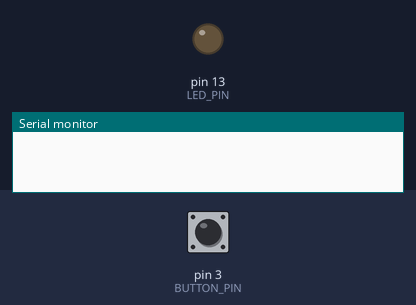
A sketch run on a simulated Arduino Uno, built with avr-gcc and run on an emulated ATmega328P. On the bench: output pins drawn as LEDs (lit = HIGH), the last lines printed to the serial monitor. The test bench sets the inputs (shaded band); at power-on: pin 3 (BUTTON_PIN) HIGH.

Above: at 1.2 s.
1.3 s: pin 3 (BUTTON_PIN) pulled LOW for 3.2 s
At 1.8 s:
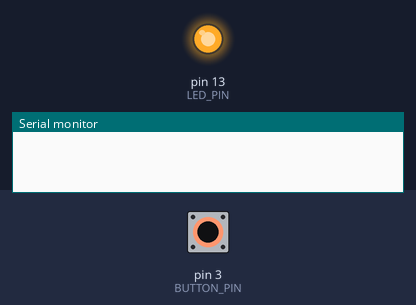
6.0 s: pin 3 (BUTTON_PIN) driven LOW
At 6.6 s:
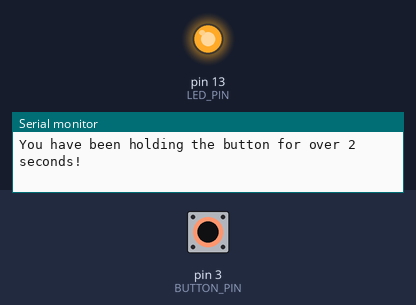
9.0 s: pin 3 (BUTTON_PIN) driven HIGH
At 10.3 s:
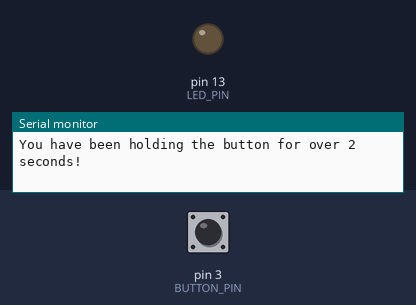
Timing chart, 0 to 12.0 s (numbered marks = the images above; inputs shaded):
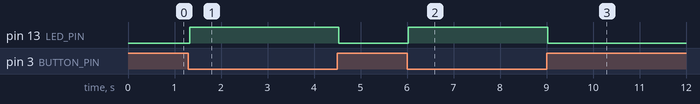

Measured:
- after the input at 1.3 s, pin 13 (LED_PIN): LOW → HIGH at once, → LOW 3.2 s later
- after the input at 6.0 s, pin 13 (LED_PIN): LOW → HIGH at once
- after the input at 9.0 s, pin 13 (LED_PIN): HIGH → LOW at once

The sketch:

test_button_bounce2.ino
```cpp
#include <Bounce2.h>

const int BUTTON_PIN = 3;
const int LED_PIN = LED_BUILTIN;

// Use Bounce2::Button instead of the legacy Bounce class
Bounce2::Button button = Bounce2::Button();

void setup() {
  Serial.begin(115200);

  // Attach pin with internal pull-up and a 25ms debounce interval
  button.attach(BUTTON_PIN, INPUT_PULLUP);
  button.interval(25);

  // CRITICAL: Tell the library that because we use INPUT_PULLUP,
  // a physical press pulls the signal LOW.
  button.setPressedState(LOW);

  pinMode(LED_PIN, OUTPUT);
}

void loop() {
  button.update(); // Keeps the debounce state machine running

  // 1. Level check: Is the button currently held down?
  if (button.isPressed()) {
    digitalWrite(LED_PIN, HIGH); // Keep LED on while holding

    // 2. Combined check: Is it held down AND has it been held for over 2000ms?
    if (button.currentDuration() > 2000) {
      Serial.println("You have been holding the button for over 2 seconds!");
    }
  } else {
    digitalWrite(LED_PIN, LOW); // Turn LED off when released
  }
}
```
